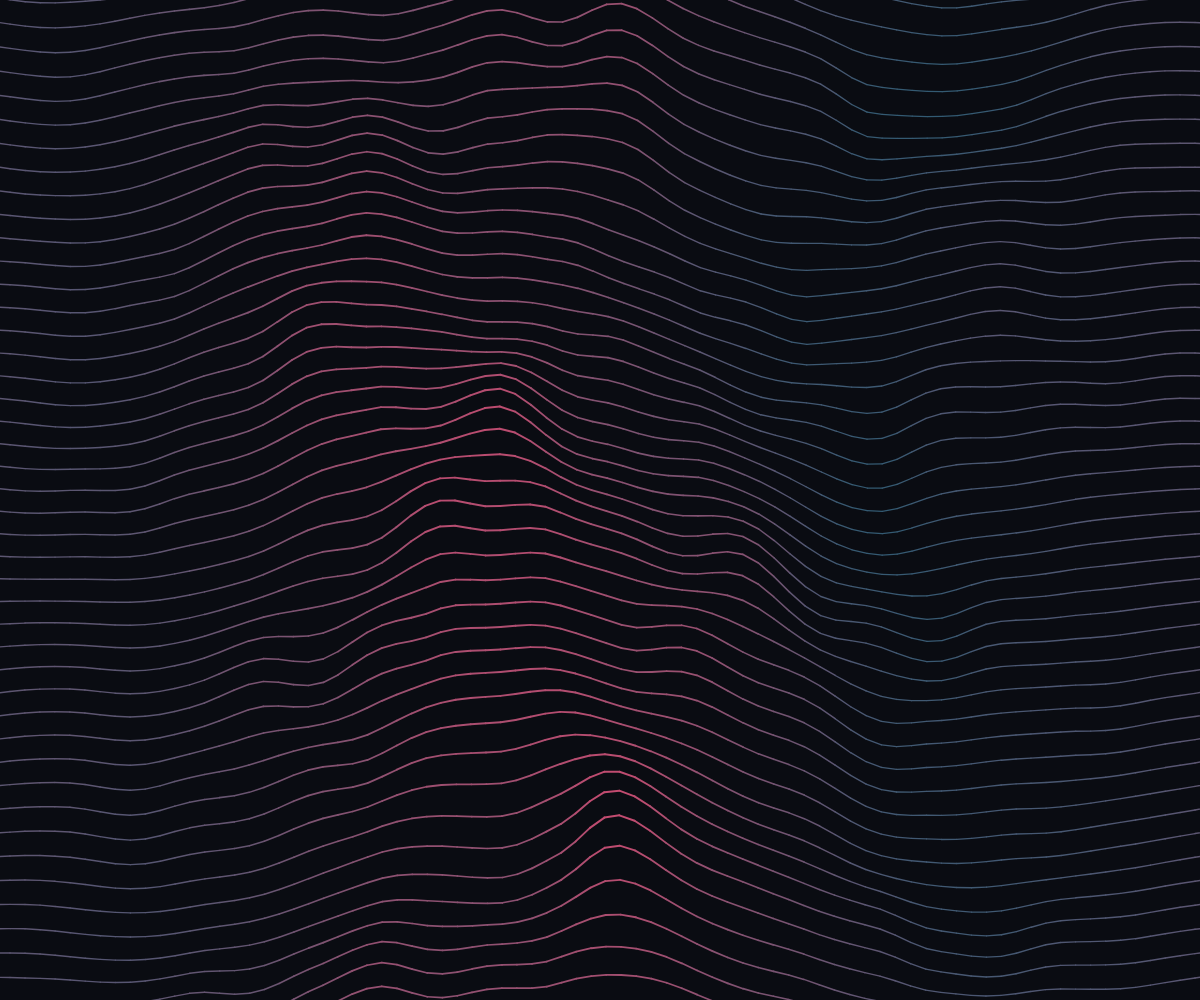
Frame 1 (no input)
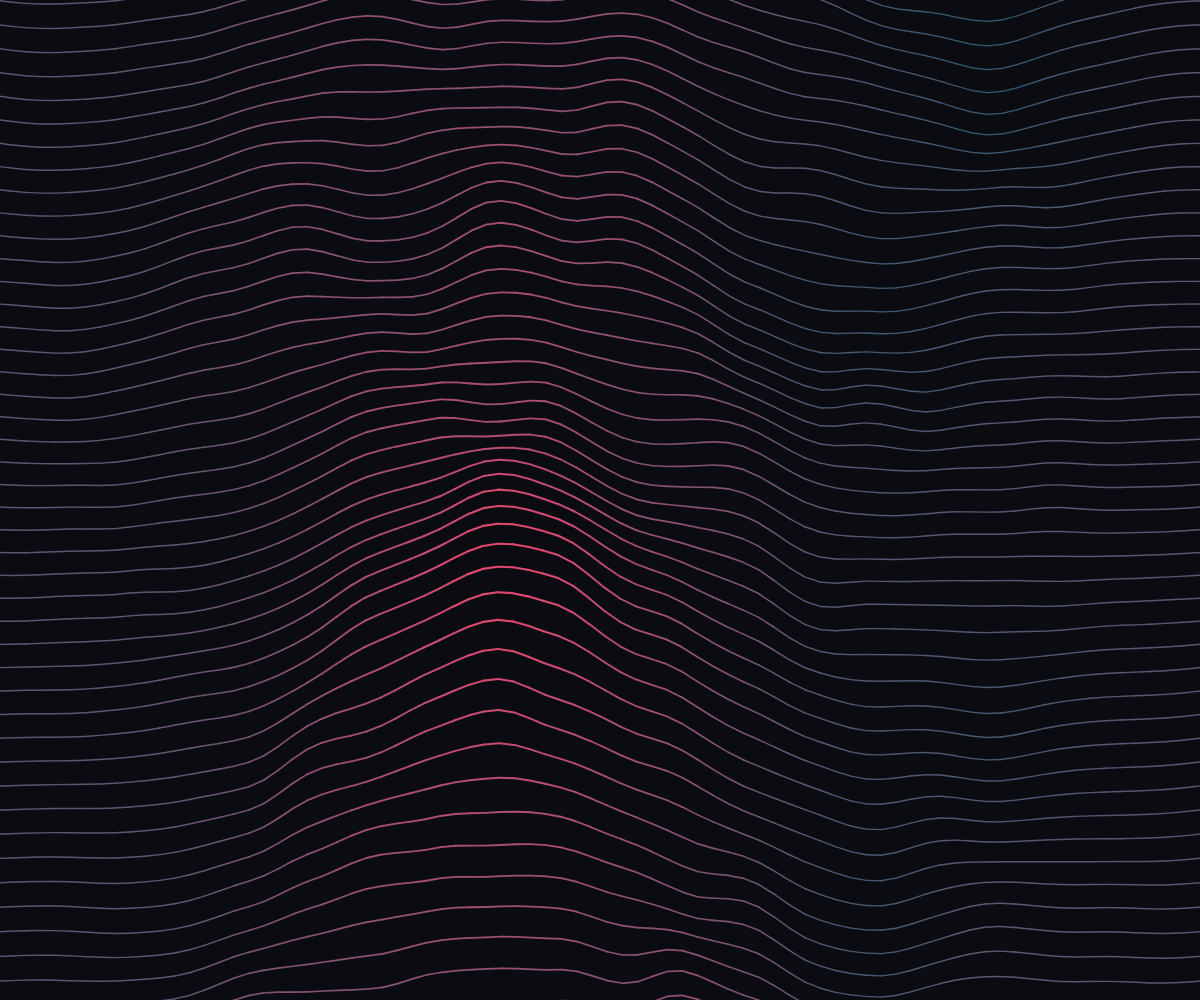
Frame 60 (no input)
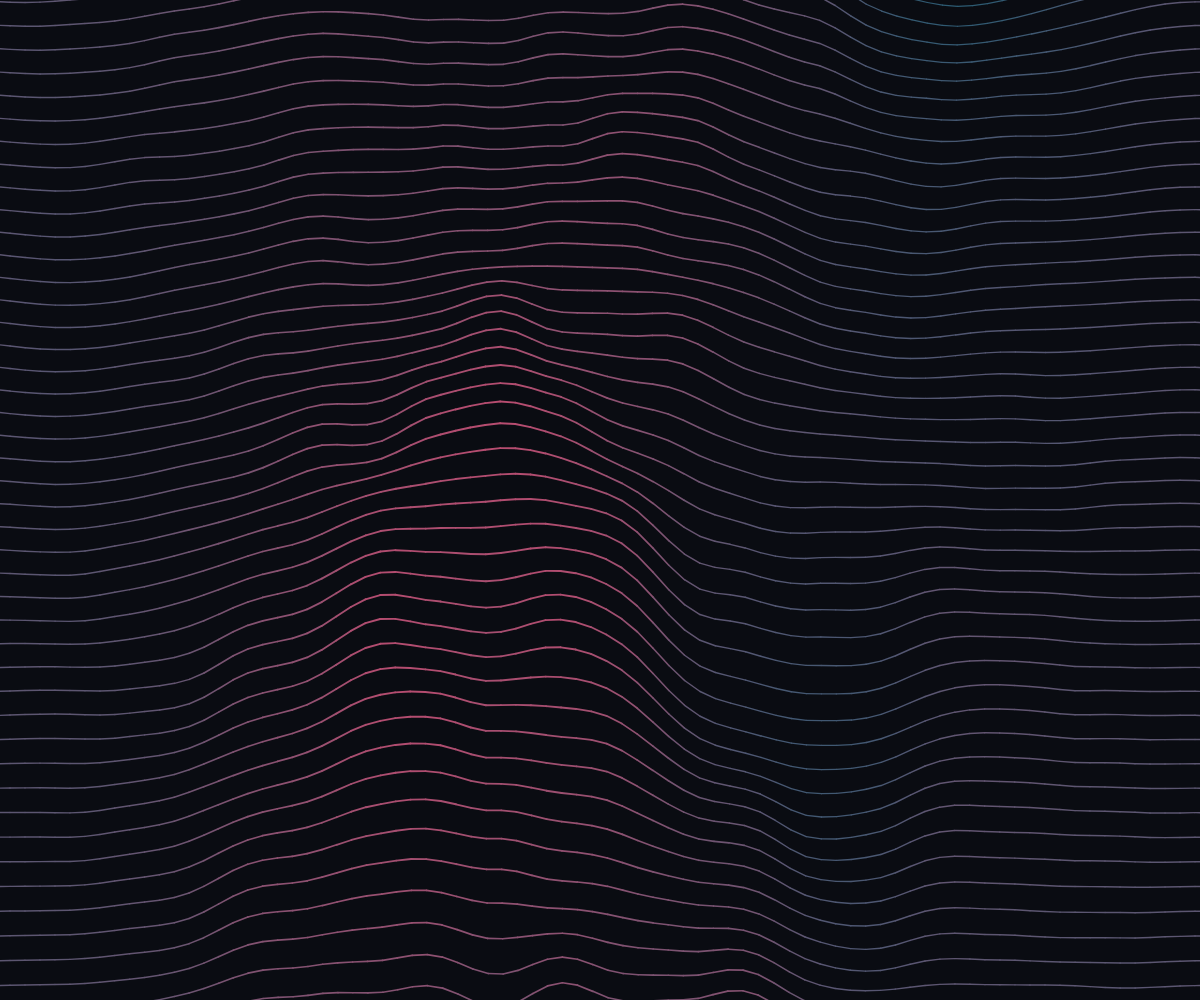
Frame 120 (the mouse pressed at the canvas centre since frame 60)

The p5.js sketch that drew these frames (run headless with seeded random() and noise() and a simulated clock; from frame 60 on, the mouse is pressed at the canvas centre):

// p5.js sketch
// ── sketch.js
let t = 0;
const numLines = 55; 

let highColor = '#EF476F'; 
let lowColor = '#005F73';  


let clickX = -1000; 
let clickY = -1000;
let impactForce = 0; 

function setup() {
  createCanvas(windowWidth, windowHeight);
}

function draw() {
  background(10, 12, 18); 

  // 클릭 에너지를 서서히 감소시킴
  impactForce = lerp(impactForce, 0, 0.04);


  for (let i = 0; i < numLines; i++) {
    
    let layerRatio = i / numLines;
    let baseY = map(layerRatio, 0, 1, -150, height + 150);
    
    // 삼각함수 파형(sin)으로 기본 대기 기류 생성
    let wave = sin(t * 1.5 + layerRatio * TWO_PI);

    let prevX = null;
    let prevY = null;
    let prevColor = null;

    for (let x = -20; x <= width + 20; x += 15) {
      
      let n = noise(x * 0.002, layerRatio * 1.5, t);
      
      let centerFactor = sin(map(x, 0, width, 0, PI));
      let noiseHeight = map(n, 0, 1, -200, 200) * centerFactor;
      
      // 기본 등고선 계산 좌표
      let currentY = baseY + noiseHeight + (wave * 10);
      let isoX = x + noiseHeight * 0.05;


      if (impactForce > 0.01) {
        let d = dist(isoX, currentY, clickX, clickY);
        
        if (d < 300) {
          let proximity = map(d, 0, 300, 1, 0);
          let smoothFactor = (1 + cos(map(proximity, 0, 1, PI, TWO_PI))) * 0.5;
			
          let interactionY = -110 * smoothFactor * impactForce;
          
          currentY += interactionY;

          noiseHeight += interactionY * 0.4;
        }
      }


      let elevationAmt = map(noiseHeight, 100, -160, 0, 1);
      elevationAmt = constrain(elevationAmt, 0, 1);
      
      let ptColor = lerpColor(color(lowColor), color(highColor), elevationAmt);

      if (prevX !== null) {
        strokeWeight(map(elevationAmt, 0, 1, 1.0, 2.2));
        
        let edgeColor = lerpColor(prevColor, ptColor, 0.5);
        stroke(edgeColor);
        
        line(prevX, prevY, isoX, currentY);
      }

      prevX = isoX;
      prevY = currentY;
      prevColor = ptColor;
    }
  }

  t += 0.005;
}


function mousePressed() {
  clickX = mouseX;
  clickY = mouseY;
  impactForce = 1.0; 
}

function windowResized() {
  resizeCanvas(windowWidth, windowHeight);
}
